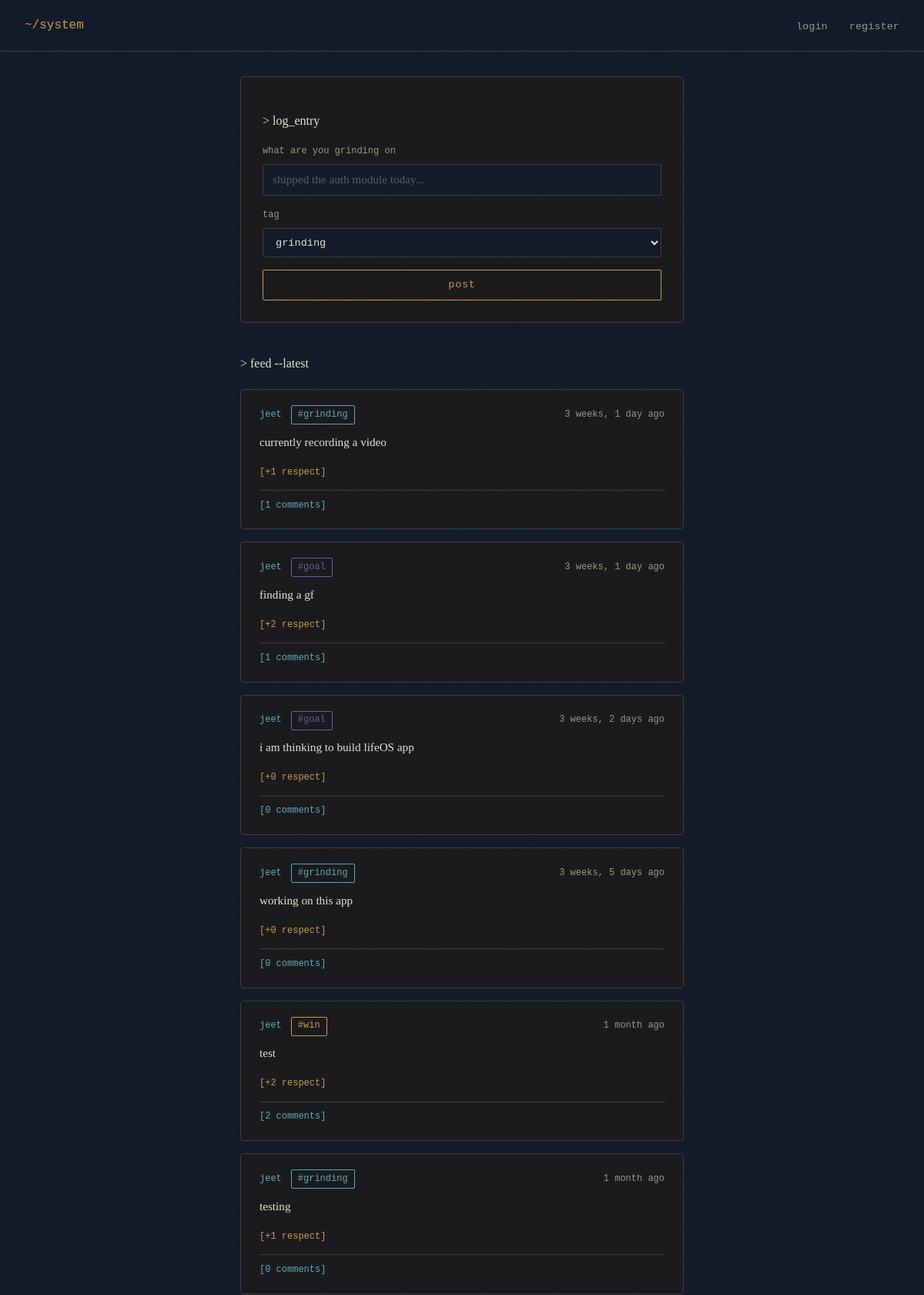
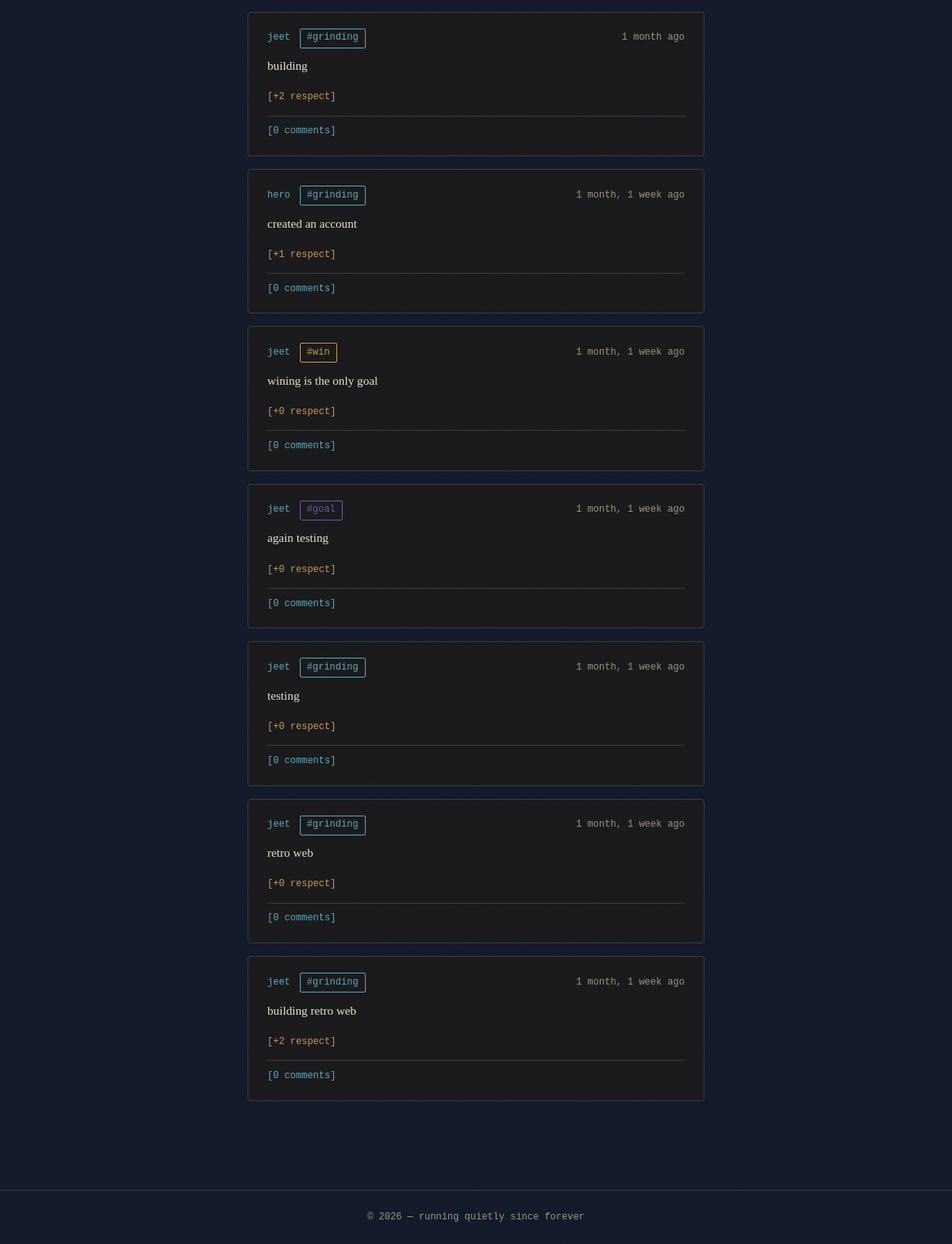
Page /grindfeed on the earlier database version (2 pictures, top to bottom).
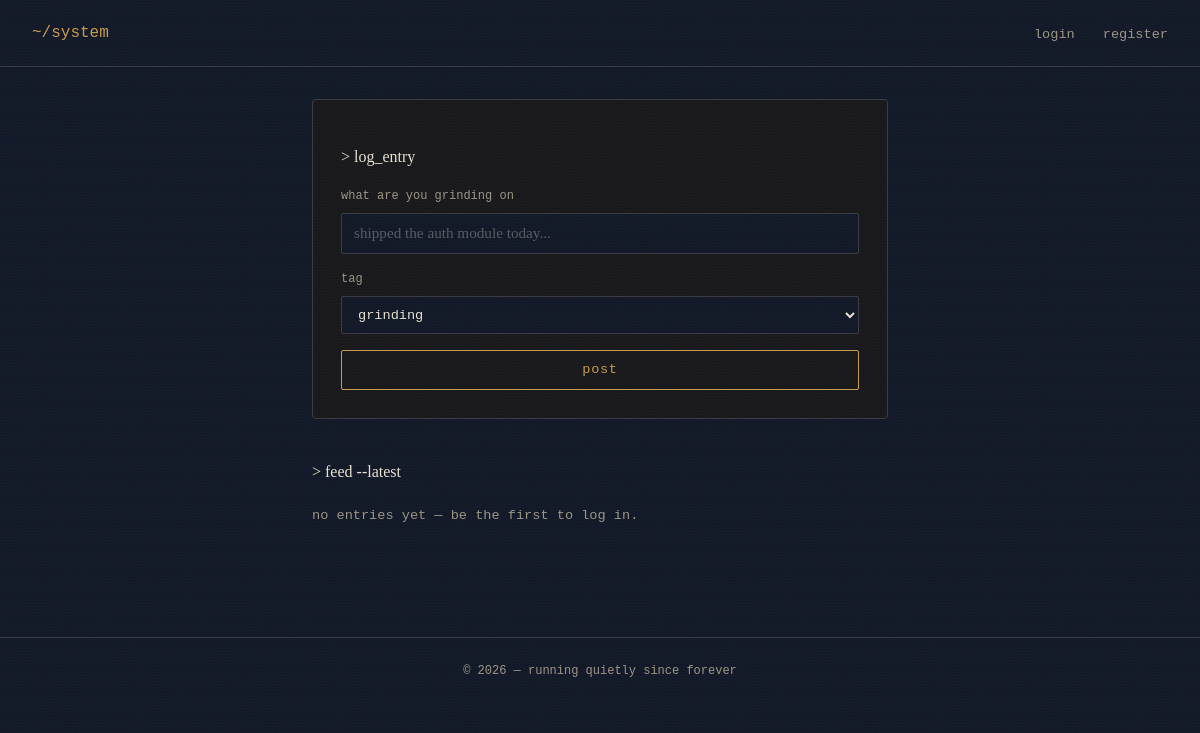
Same page on the later database version.
### myretroapp/models.py (models this page shows)
class GrindPost(models.Model):
    TAG_CHOICES = [
        ('grinding', 'grinding'),
        ('goal', 'goal'),
        ('quote', 'quote'),
        ('win', 'win'),
    ]
    user = models.ForeignKey(User, on_delete=models.CASCADE)
    content = models.CharField(max_length=280)
    tag = models.CharField(max_length=20, choices=TAG_CHOICES, default='grinding')
    created_at = models.DateTimeField(auto_now_add=True)
    respect_count = models.PositiveBigIntegerField(default=0)
    class Meta:
        ordering = ['-created_at']

### myretroapp/views.py (the view)
# urls.py: path('grindfeed', views.grind_feed, name = 'grind_feed'),
@never_cache
def grind_feed(request):
    grind_list = GrindPost.objects.all()
    return render(request, 'grind_page.html', {'grinding' : grind_list})

### templates/grind_page.html (shortened to what this page needs)
{% extends 'base.html' %} {% load static %} {% block title %}grind-page{% endblock %} {% block content %}
<main class="grind-wrapper">
  <section class="grind-composer">
    <p class="prompt-line">&gt; log_entry</p>
    <form method="post" action="{% url 'create_grind_post' %}">
      <div class="field-group">
        <label for="text">what are you grinding on</label>
        <input
          type="text"
          id="text"
          name="text"
          placeholder="shipped the auth module today..."
          required
        />
      </div>
      <div class="field-group">
        <label for="tags">tag</label>
        <select id="tags" name="tags" required>
          <option value="grinding">grinding</option>
        </select>
      </div>
      <button type="submit" class="btn">post</button>
    </form>
  </section>
  <section class="grind-feed">
    <p class="prompt-line">&gt; feed --latest</p>
    {% for g in grinding %}
    <article class="grind-post">
      <div class="grind-post-meta">
        <span class="grind-user">{{ g.user.username }}</span>
        <span class="grind-tag grind-tag-{{ g.tag }}">#{{ g.tag }}</span>
        <span class="grind-time">{{ g.created_at|timesince }} ago</span>
      </div>
      <p class="grind-content">{{ g.content }}</p>
      <a href="{% url 'respect_post' g.id %}" class="respect-link">
        [+{{ g.respect_count }} respect]
      </a>
      <details class="comment-toggle">
        <summary>[{{ g.comments.count }} comments]</summary>
      </details>
    </article>
    {% empty %}
    <p class="grind-empty">no entries yet &mdash; be the first to log in.</p>
    {% endfor %}
  </section>
</main>
{% endblock %}

Differences in the rows shown:
removed GrindPost: user.username "jeet", tag "grinding", created_at "3 weeks, 1 day", content "currently recording a video", respect_count "1", comments.count "1"
removed GrindPost: user.username "jeet", tag "goal", created_at "3 weeks, 1 day", content "finding a gf", respect_count "2", comments.count "1"
removed GrindPost: user.username "jeet", tag "goal", created_at "3 weeks, 2 days", content "i am thinking to build lifeOS app", respect_count "0", comments.count "0"
removed GrindPost: user.username "jeet", tag "grinding", created_at "3 weeks, 5 days", content "working on this app", respect_count "0", comments.count "0"
removed GrindPost: user.username "jeet", tag "win", created_at "1 month", content "test", respect_count "2", comments.count "2"
removed GrindPost: user.username "jeet", tag "grinding", created_at "1 month", content "testing", respect_count "1", comments.count "0"
removed GrindPost: user.username "jeet", tag "grinding", created_at "1 month", content "building", respect_count "2", comments.count "0"
removed GrindPost: user.username "hero", tag "grinding", created_at "1 month, 1 week", content "created an account", respect_count "1", comments.count "0"
removed GrindPost: user.username "jeet", tag "win", created_at "1 month, 1 week", content "wining is the only goal", respect_count "0", comments.count "0"
removed GrindPost: user.username "jeet", tag "goal", created_at "1 month, 1 week", content "again testing", respect_count "0", comments.count "0"
removed GrindPost: user.username "jeet", tag "grinding", created_at "1 month, 1 week", content "testing", respect_count "0", comments.count "0"
removed GrindPost: user.username "jeet", tag "grinding", created_at "1 month, 1 week", content "retro web", respect_count "0", comments.count "0"
removed GrindPost: user.username "jeet", tag "grinding", created_at "1 month, 1 week", content "building retro web", respect_count "2", comments.count "0"
Other differences:
text now shown: "no entries yet — be the first to log in."
